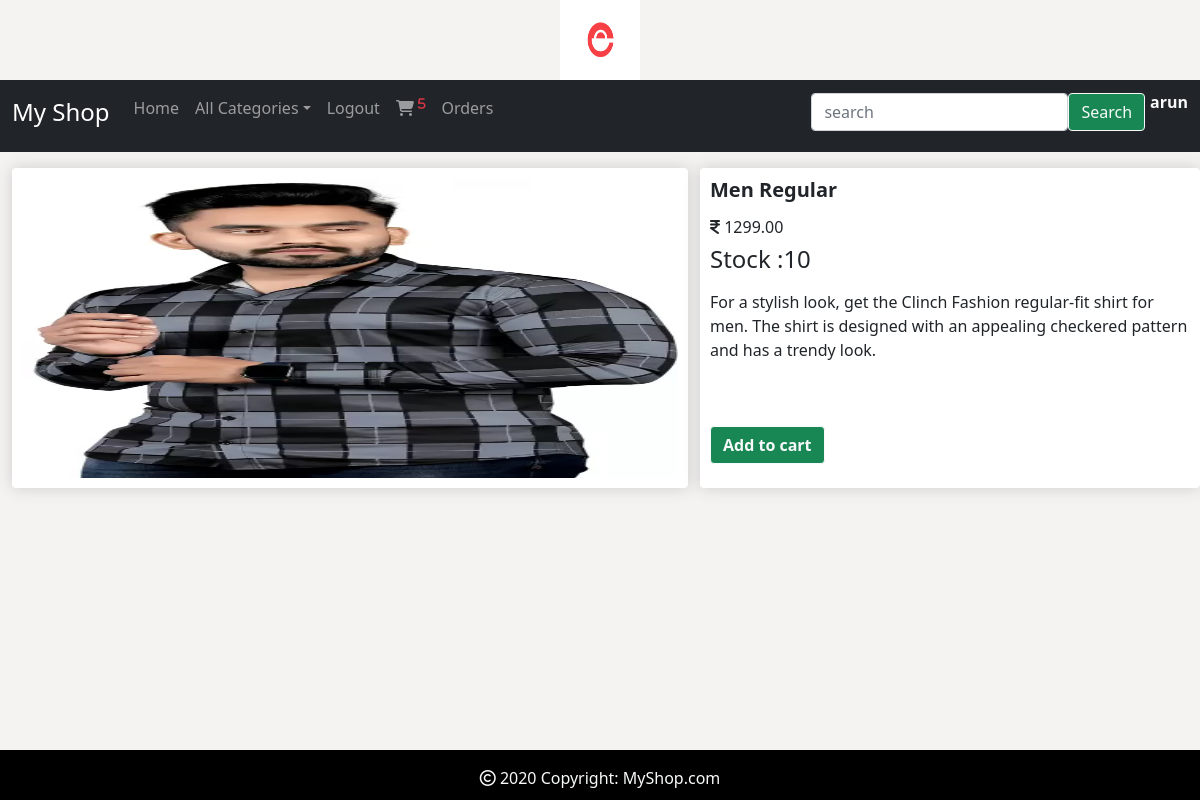
Page /details/1 (signed in) on the committed database.
### shop/models.py (models this page shows, shortened)
class Product(models.Model):
    name=models.CharField(max_length=30)
    desc=models.TextField()
    image=models.ImageField(upload_to='product',blank=True,null=True)
    price=models.DecimalField(max_digits=10,decimal_places=2)
    stock=models.IntegerField()
    available=models.BooleanField(default=True)
    created=models.DateTimeField(auto_now_add=True)
    updated=models.DateTimeField(auto_now=True)
    category=models.ForeignKey(Category,on_delete=models.CASCADE)

### shop/views.py (the view)
# urls.py: path('details/<int:p>', views.details, name='details'),
@login_required
def details(request,p):
    i=Product.objects.get(id=p)
    return render(request,template_name='details.html',context={'i':i})

### cart/context_processors.py (called while the page is built)
def total(request):
    item_count=0
    if request.user.is_authenticated:
        u=request.user
        try:
            c = Cart.objects.filter(user=u)
            for i in c:
                item_count +=i.quantity
        except:
            item_count=0
    return{'count':item_count}

### shop/context_processors.py (called while the page is built)
def menulinks(request):
    links=Category.objects.all()
    return {'links':links}

### templates/details.html
{%extends 'base.html'%}
{%load static%}
{%block body%}
<div class="container-fluid">
    <div class="row mt-3">
        <div class="col-md-7">
            <div class="box-element">
                <img src="{{i.image.url}}" width="100%" height="300px;">
            </div>
        </div>
        <div class="col-md-5 box-element">
            <div>
                <h5 class="fw-bold">{{i.name}}</h5>
                <h6 class="mt-3"><i class="fa-solid fa-indian-rupee-sign"></i> {{i.price}}</h6>
                <h4>Stock :{{i.stock}}</h4>
                <p style="text-element:justify;" class="mt-3">{{i.desc}}</p>
                {% if user.is_authenticated %}
                    {%if user.is_superuser == True %}
                        {% if i.stock == 0 %}
                            <h2>Product is out Of Stock</h2>
                            <a class="btn btn-success btn-outline-light fw-bold mt-5" href="{% url 'admin:index' %}">Add Stock</a>
                        {% else %}
                            <h2>Product in Stock</h2>
                            <a class="btn btn-success btn-outline-light fw-bold mt-5" href="{% url 'admin:index' %}">Add Stock</a>
                        {%endif%}
                        {%else%}
                            {% if i.stock == 0 %}
                                <h2>Out Of Stock</h2>
                            {%else%}
                                <a class="btn btn-success btn-outline-light fw-bold mt-5" href="{% url 'cart:addtocart' i.name %}">Add to cart</a>
                            {%endif%}
                    {%endif%}
                {%endif%}
            </div>
        </div>
    </div>
</div>
{%endblock%}

### templates/base.html (shortened to what this page needs)
<!DOCTYPE html>
{%load static%}
<html lang="en">
<head>
    <link href="https://cdn.jsdelivr.net/npm/bootstrap@5.0.2/dist/css/bootstrap.min.css" rel="stylesheet">
    <link rel="stylesheet" type="text/css" href="{%static 'css/style.css'%}">
    <link rel="stylesheet" type="text/css" href="{%static 'css/style.css'%}">
    <link rel="stylesheet" href="https://cdnjs.cloudflare.com/ajax/libs/font-awesome/6.5.1/css/all.min.css" />
</head>
<body>
<header>
    <div class="container-fluid">
        <center><img src="{%static 'images/logo.png'%}" height="80px" width="80px"></center>
    </div>
</header>
<nav class="navbar navbar-expand-lg navbar-dark bg-dark">
    <div class="container-fluid">
        <a class="navbar-brand" href="#"><h4>My Shop</h4></a>
        <div class="mb-2 collapse navbar-collapse" id="navbarSupportedContent">
            <ul class="navbar-nav me-auto mb-2">
                <li class="nav-item">
                    <a class="nav-link" href="{%url 'shop:home'%}">Home</a>
                </li>
                <li class="nav-item dropdown">
                    <a class="nav-link dropdown-toggle" href="#" id="navdropdown" data-bs-toggle="dropdown" role="button">All Categories</a>
                 {%if user.is_authenticated%}
                <li class="nav-item">
                    <a class="nav-link" href="{%url 'shop:logout'%}">Logout</a>
                </li>
                    {% if user.is_superuser == False %}
                </li>
                 <li class="nav-item">
                     <a class="nav-link" href="{%url 'cart:cartview'%}"><i class="fa-solid fa-cart-shopping"> <sup class="text-danger">{{count}}</sup></i></a>
                </li>
                <li class="nav-item">
                    <a class="nav-link" href="{%url 'cart:yourorders'%}">Orders</a>
                </li>
                {% endif %}
                {%endif%}
            </ul>
            {%if user.is_authenticated%}
            <form class="d-flex" method="post" action="{%url 'search:search'%}">
                <input type="search" class="form-control" placeholder="search" name="s">
                <button class="btn btn-success btn-outline-light" type="submit"> Search </button>
                <h6 class="fw-bold text-light" style="padding-left:5px;"> {{user.username}}</h6>
            </form>
            {%endif%}
        </div>
    </div>
</nav>
{%block body%}
{%endblock%}
<footer class="text-lg-start text-light footer">
  <div class="text-center p-3">
    <i class="fa-regular fa-copyright"></i> 2020 Copyright:
    <a class="text-light" href="#" style="text-decoration: none;">MyShop.com</a>
  </div>
</footer>
</body>
</html>

### static/css/style.css (style rules this page uses)
body { background-color: #f5f3f2; }
.footer { background-color:black; text-align:center; width:100%; height:50px; position:fixed; bottom:0; left:0; }
.box-element { box-shadow:hsl(0, 0%, 80%) 0 0 16px; background-color: #fff; border-radius: 4px; padding: 10px; }

### rows in the picture
Product: image (picture), name "Men Regular", price "1299.00", stock "10", desc "For a stylish look, get the Clinch Fashion regular-fit shirt for men. The shirt is designed with an appealing checkered pattern and has a trendy look."

### other values in the picture
{{ count }} "5"
{{ user.username }} "arun"
